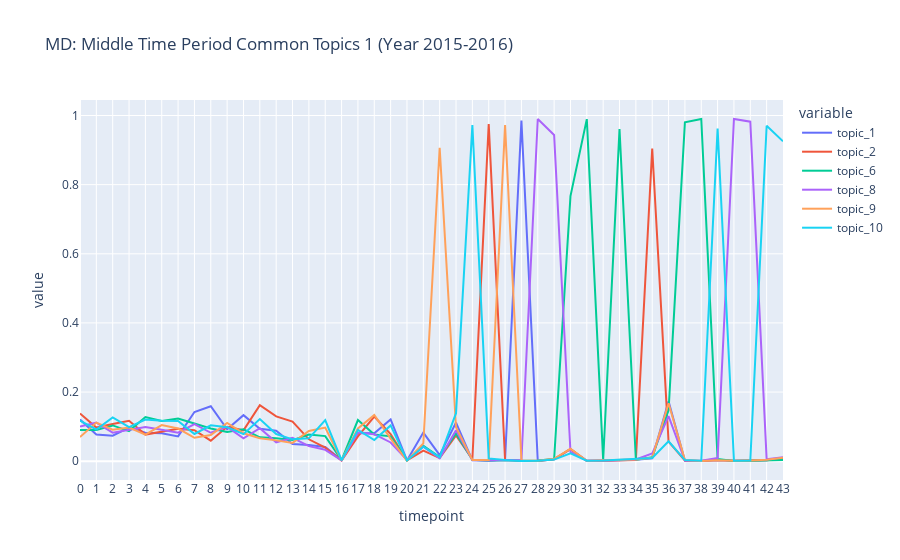

Write notebook code for a chart like this one.
### Markdown cell above
## MD: Middle Time Period Common Topics 2 (Year 2017-2018)

### Code cell
fig = px.line(md_dtm_td, x="timepoint", y=['topic_1', 'topic_2', 'topic_6', 'topic_8', 'topic_9', 'topic_10'],
              title='MD: Middle Time Period Common Topics 1 (Year 2015-2016)')
fig.update_xaxes(
    dtick="M1",
    tickformat="%b %d",
    ticklabelmode="period")
fig.show()

### Figure 1 — Plotly figure (JSON) as saved in the notebook; plotly's stock layout.template omitted (floating-point values rounded to 4 significant figures)
{"data": [{"hovertemplate": "variable=topic_1<br>timepoint=%{x}<br>value=%{y}<extra></extra>", "legendgroup": "topic_1", "line": {"color": "#636efa", "dash": "solid"}, "marker": {"symbol": "circle"}, "mode": "lines", "name": "topic_1", "orientation": "v", "showlegend": true, "type": "scatter", "x": [0, 1, 2, 3, 4, 5, 6, 7, 8, 9, 10, 11, 12, 13, 14, 15, 16, 17, 18, 19, 20, 21, 22, 23, 24, 25, 26, 27, 28, 29, 30, 31, 32, 33, 34, 35, 36, 37, 38, 39, 40, 41, 42, 43], "xaxis": "x", "y": [0.1205, 0.07717, 0.07379, 0.09733, 0.08264, 0.08095, 0.07175, 0.1424, 0.1591, 0.09252, 0.1332, 0.09395, 0.08788, 0.04988, 0.04695, 0.04135, 0.00322, 0.08165, 0.081, 0.1209, 0.002093, 0.0828, 0.01755, 0.1118, 0.002528, 0.002023, 0.004272, 0.9857, 0.001143, 0.005446, 0.03483, 0.001458, 0.001655, 0.002869, 0.004398, 0.008272, 0.1735, 0.001492, 0.0009189, 0.002875, 0.001102, 0.002381, 0.002402, 0.009588], "yaxis": "y"}, {"hovertemplate": "variable=topic_2<br>timepoint=%{x}<br>value=%{y}<extra></extra>", "legendgroup": "topic_2", "line": {"color": "#EF553B", "dash": "solid"}, "marker": {"symbol": "circle"}, "mode": "lines", "name": "topic_2", "orientation": "v", "showlegend": true, "type": "scatter", "x": [0, 1, 2, 3, 4, 5, 6, 7, 8, 9, 10, 11, 12, 13, 14, 15, 16, 17, 18, 19, 20, 21, 22, 23, 24, 25, 26, 27, 28, 29, 30, 31, 32, 33, 34, 35, 36, 37, 38, 39, 40, 41, 42, 43], "xaxis": "x", "y": [0.138, 0.09721, 0.1077, 0.1168, 0.07695, 0.08454, 0.09409, 0.0895, 0.05944, 0.09957, 0.08945, 0.1619, 0.1297, 0.1144, 0.06332, 0.03914, 0.001845, 0.07174, 0.1292, 0.0786, 0.002365, 0.03088, 0.008949, 0.07442, 0.00575, 0.9755, 0.004378, 0.001623, 0.0008404, 0.005909, 0.03541, 0.0005875, 0.001281, 0.003515, 0.003431, 0.9045, 0.05674, 0.002085, 0.000828, 0.003284, 0.001024, 0.001843, 0.002619, 0.006536], "yaxis": "y"}, {"hovertemplate": "variable=topic_6<br>timepoint=%{x}<br>value=%{y}<extra></extra>", "legendgroup": "topic_6", "line": {"color": "#00cc96", "dash": "solid"}, "marker": {"symbol": "circle"}, "mode": "lines", "name": "topic_6", "orientation": "v", "showlegend": true, "type": "scatter", "x": [0, 1, 2, 3, 4, 5, 6, 7, 8, 9, 10, 11, 12, 13, 14, 15, 16, 17, 18, 19, 20, 21, 22, 23, 24, 25, 26, 27, 28, 29, 30, 31, 32, 33, 34, 35, 36, 37, 38, 39, 40, 41, 42, 43], "xaxis": "x", "y": [0.09018, 0.08992, 0.1035, 0.08699, 0.1279, 0.1163, 0.1236, 0.1092, 0.09446, 0.08468, 0.09231, 0.06913, 0.06644, 0.06108, 0.0771, 0.07268, 0.002762, 0.1191, 0.0774, 0.07185, 0.001912, 0.04482, 0.01189, 0.08019, 0.004139, 0.001493, 0.002567, 0.0009771, 0.001673, 0.00614, 0.7667, 0.9896, 0.003528, 0.9609, 0.004026, 0.01176, 0.1475, 0.9801, 0.9899, 0.006353, 0.0008673, 0.001304, 0.002728, 0.003694], "yaxis": "y"}, {"hovertemplate": "variable=topic_8<br>timepoint=%{x}<br>value=%{y}<extra></extra>", "legendgroup": "topic_8", "line": {"color": "#ab63fa", "dash": "solid"}, "marker": {"symbol": "circle"}, "mode": "lines", "name": "topic_8", "orientation": "v", "showlegend": true, "type": "scatter", "x": [0, 1, 2, 3, 4, 5, 6, 7, 8, 9, 10, 11, 12, 13, 14, 15, 16, 17, 18, 19, 20, 21, 22, 23, 24, 25, 26, 27, 28, 29, 30, 31, 32, 33, 34, 35, 36, 37, 38, 39, 40, 41, 42, 43], "xaxis": "x", "y": [0.1005, 0.1118, 0.08249, 0.09125, 0.09916, 0.09119, 0.08256, 0.1076, 0.08226, 0.09918, 0.06624, 0.09557, 0.05466, 0.06741, 0.04351, 0.03297, 0.002647, 0.08294, 0.07802, 0.05417, 0.003634, 0.04185, 0.008044, 0.08945, 0.003132, 0.001705, 0.003526, 0.002834, 0.9899, 0.9435, 0.02714, 0.001023, 0.001131, 0.003146, 0.005142, 0.02212, 0.1305, 0.002085, 0.00101, 0.009115, 0.9898, 0.9822, 0.005444, 0.01117], "yaxis": "y"}, {"hovertemplate": "variable=topic_9<br>timepoint=%{x}<br>value=%{y}<extra></extra>", "legendgroup": "topic_9", "line": {"color": "#FFA15A", "dash": "solid"}, "marker": {"symbol": "circle"}, "mode": "lines", "name": "topic_9", "orientation": "v", "showlegend": true, "type": "scatter", "x": [0, 1, 2, 3, 4, 5, 6, 7, 8, 9, 10, 11, 12, 13, 14, 15, 16, 17, 18, 19, 20, 21, 22, 23, 24, 25, 26, 27, 28, 29, 30, 31, 32, 33, 34, 35, 36, 37, 38, 39, 40, 41, 42, 43], "xaxis": "x", "y": [0.06982, 0.1118, 0.09118, 0.09733, 0.07668, 0.1045, 0.09445, 0.06775, 0.07581, 0.1105, 0.0807, 0.06635, 0.06025, 0.05295, 0.08744, 0.0974, 0.002647, 0.09457, 0.1338, 0.06547, 0.001278, 0.05165, 0.9069, 0.09825, 0.003333, 0.003293, 0.9725, 0.00235, 0.001143, 0.006834, 0.03589, 0.001023, 0.003078, 0.002961, 0.004844, 0.009901, 0.1675, 0.003173, 0.000737, 0.002977, 0.001024, 0.002381, 0.003923, 0.01001], "yaxis": "y"}, {"hovertemplate": "variable=topic_10<br>timepoint=%{x}<br>value=%{y}<extra></extra>", "legendgroup": "topic_10", "line": {"color": "#19d3f3", "dash": "solid"}, "marker": {"symbol": "circle"}, "mode": "lines", "name": "topic_10", "orientation": "v", "showlegend": true, "type": "scatter", "x": [0, 1, 2, 3, 4, 5, 6, 7, 8, 9, 10, 11, 12, 13, 14, 15, 16, 17, 18, 19, 20, 21, 22, 23, 24, 25, 26, 27, 28, 29, 30, 31, 32, 33, 34, 35, 36, 37, 38, 39, 40, 41, 42, 43], "xaxis": "x", "y": [0.1176, 0.09174, 0.1269, 0.09854, 0.1206, 0.1168, 0.1164, 0.07883, 0.1039, 0.09839, 0.0782, 0.1218, 0.07852, 0.06325, 0.06612, 0.1192, 0.002762, 0.09048, 0.0614, 0.1036, 0.002274, 0.04215, 0.01144, 0.1388, 0.9723, 0.008165, 0.003633, 0.0008156, 0.001068, 0.004637, 0.02271, 0.001458, 0.00173, 0.003792, 0.006854, 0.009203, 0.05775, 0.003271, 0.001283, 0.9625, 0.001649, 0.001843, 0.9706, 0.9255], "yaxis": "y"}], "layout": {"legend": {"title": {"text": "variable"}, "tracegroupgap": 0}, "title": {"text": "MD: Middle Time Period Common Topics 1 (Year 2015-2016)"}, "xaxis": {"anchor": "y", "domain": [0, 1], "dtick": "M1", "tickformat": "%b %d", "ticklabelmode": "period", "title": {"text": "timepoint"}}, "yaxis": {"anchor": "x", "domain": [0, 1], "title": {"text": "value"}}}}
